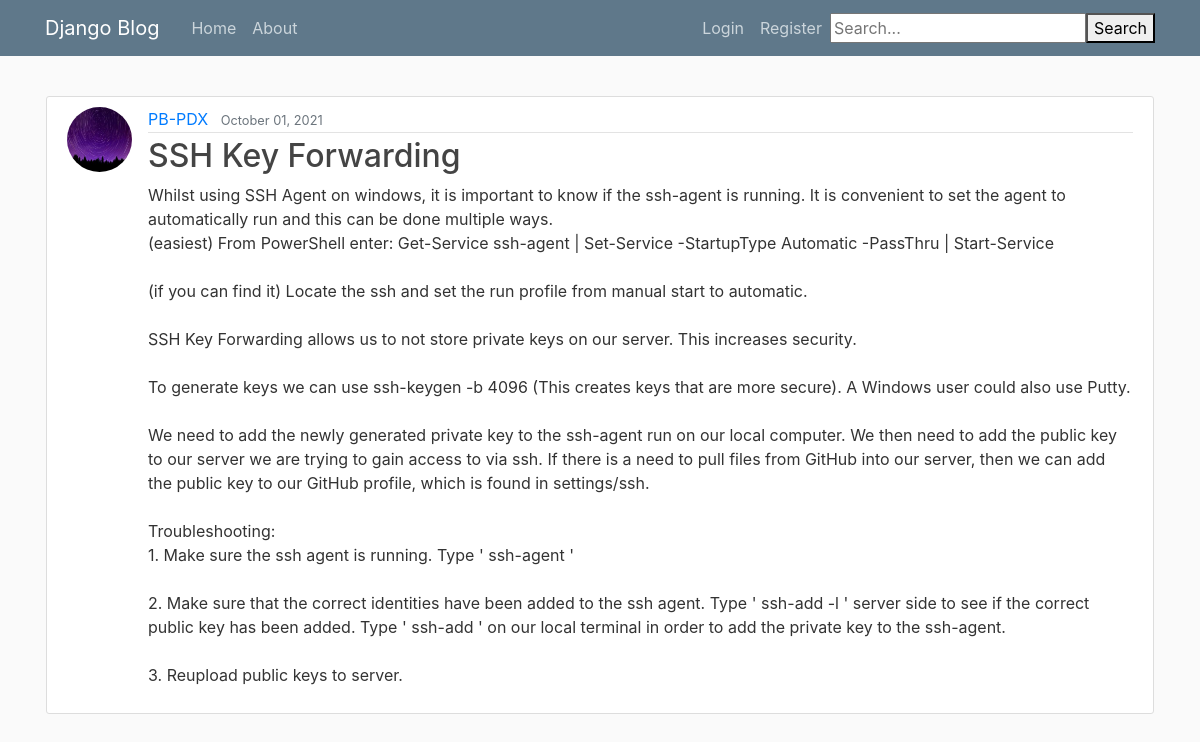
/post/44/, run on the app's committed database.
### blog/models.py (models this page shows, shortened)
class Post(models.Model):
    title = models.CharField(max_length=100)
    content = models.TextField()
    date_posted = models.DateTimeField(default=timezone.now)
    author = models.ForeignKey(User, on_delete=models.CASCADE)

### users/models.py (models this page shows, shortened)
class Profile(models.Model):
    user = models.OneToOneField(User, on_delete=models.CASCADE)
    image = models.ImageField(default='default.jpg', upload_to='profile_pics')

### blog/views.py (the view)
# urls.py: path('post/<int:pk>/', PostDetailView.as_view(), name='post-detail'),
class PostDetailView(DetailView):
    model = Post

### blog/templates/blog/post_detail.html (shortened to what this page needs)
{% extends "blog/base.html" %}
{% block content %}
  <article class="media content-section">
    <img class="rounded-circle article-img" src="{{ object.author.profile.image.url }}">
    <div class="media-body">
      <div class="article-metadata">
        <a class="mr-2" href="{% url 'user-posts' object.author.username %}">{{ object.author }}</a>
        <small class="text-muted">{{ object.date_posted|date:"F d, Y" }}</small>
      </div>
      <h2 class="article-title">{{ object.title }}</h2>
      <p class="article-content">{{ object.content }}</p>
    </div>
  </article>
{% endblock content %}

### blog/static/blog/main.css (style rules this page uses)
body { background: #fafafa; color: #333333; margin-top: 5rem; }
h1, h2, h3, h4, h5, h6 { color: #444444; }
.content-section { background: #ffffff; padding: 10px 20px; border: 1px solid #dddddd; border-radius: 3px; margin-bottom: 20px; }
.article-title { color: #444444; }
.article-content { white-space: pre-line; }
.article-img { height: 65px; width: 65px; margin-right: 16px; }
.article-metadata { padding-bottom: 1px; margin-bottom: 4px; border-bottom: 1px solid #e3e3e3 }

### data on the page
Post: author.profile.image (picture), author "PB-PDX", date_posted "October 01, 2021", title "SSH Key Forwarding", content "Whilst using SSH Agent on windows, it is important to know if the ssh-agent is running. It is convenient to set the agent to automatically run and this can be done multiple ways. (easiest) From PowerShell enter: Get-Service ssh-agent | Set-Service -StartupType Automatic -PassThru | Start-Service (if you can find it) Locate the ssh and set the run profile from manual start to automatic. SSH Key Forwarding allows us to not store private keys on our server. This increases security. To generate keys we can use ssh-keygen -b 4096 (This creates keys that are more secure). A Windows user could also use Putty. We need to add the newly generated private key to the ssh-agent run on our local…"
